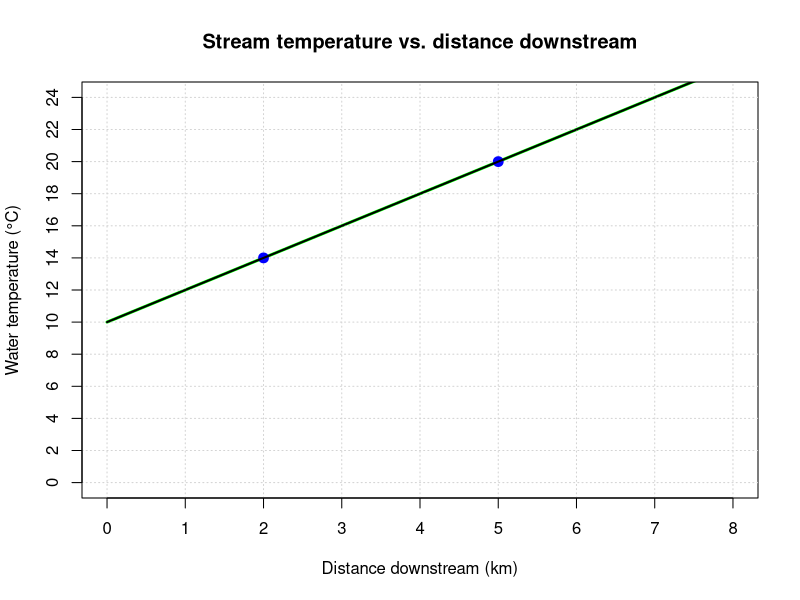
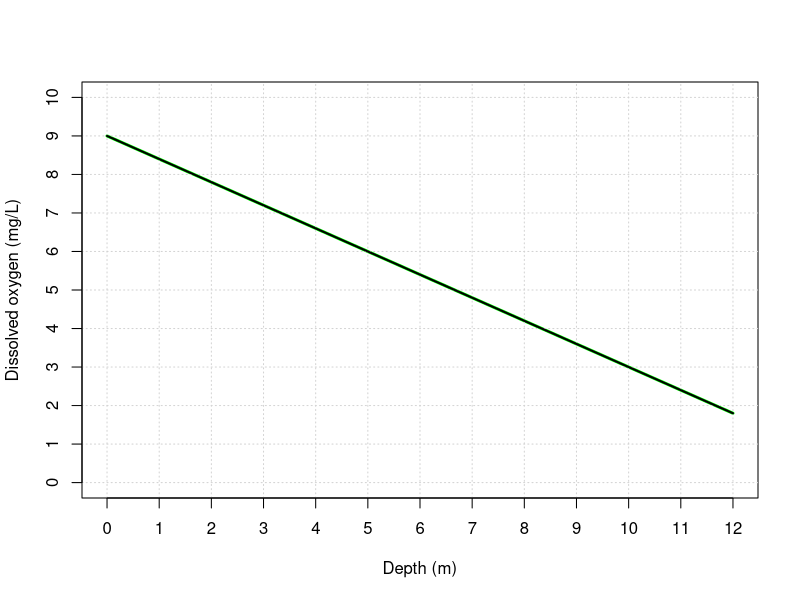
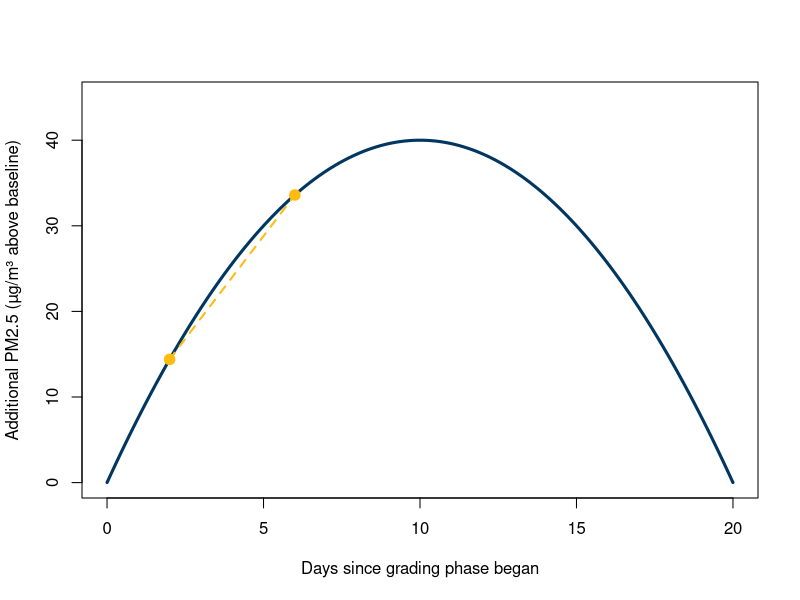
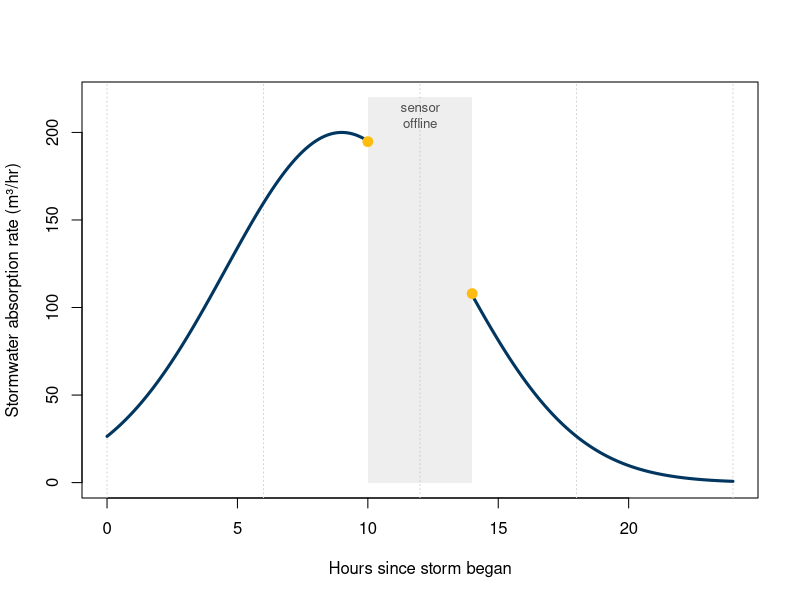

Generate these figures, in order, with R:
## ---- chunk 1
#| echo: false
#| fig-align: center
#| out-width: "70%"
x <- seq(0, 8, length.out = 100)
T <- 2*x + 10

plot(x, T, type = "l", lwd = 3, col = "green",
     xlim = c(0, 8), ylim = c(0, 24),
     xlab = "Distance downstream (km)", ylab = "Water temperature (°C)",
     main = "Stream temperature vs. distance downstream",
     xaxt = "n", yaxt = "n")
abline(h = seq(0, 24, by = 2), col = "lightgray", lty = "dotted")
abline(v = seq(0, 8, by = 1), col = "lightgray", lty = "dotted")
axis(1, at = seq(0, 8, by = 1))
axis(2, at = seq(0, 24, by = 2))
points(c(2,5), c(14,20), pch = 19, cex = 1.3, col = "blue")
lines(x, T, lwd = 2)
## ---- chunk 2
#| echo: false
#| fig-align: center
#| out-width: "70%"
depth <- seq(0, 12, length.out = 100)
DO <- -0.6*depth + 9

plot(depth, DO, type = "l", lwd = 3, col = "green",
     xlim = c(0, 12), ylim = c(0, 10),
     xlab = "Depth (m)", ylab = "Dissolved oxygen (mg/L)",
     xaxt = "n", yaxt = "n")
abline(h = seq(0, 10, by = 1), col = "lightgray", lty = "dotted")
abline(v = seq(0, 12, by = 1), col = "lightgray", lty = "dotted")
axis(1, at = seq(0, 12, by = 1))
axis(2, at = seq(0, 10, by = 1))
lines(depth, DO, lwd = 2)
## ---- chunk 3
#| echo: false
#| fig-align: center
#| out-width: "95%"
t <- seq(0, 20, length.out = 200)
P <- 8*t - 0.4*t^2

plot(t, P, type = "l", lwd = 3, col = "#003660",
     xlim = c(0, 20), ylim = c(0, 45),
     xlab = "Days since grading phase began", ylab = "Additional PM2.5 (µg/m³ above baseline)")
points(c(2,6), c(8*2-0.4*2^2, 8*6-0.4*6^2), pch = 19, cex = 1.4, col = "#FEBC11")
segments(2, 8*2-0.4*2^2, 6, 8*6-0.4*6^2, col = "#FEBC11", lwd = 2, lty = 2)
## ---- chunk 4
#| echo: false
#| fig-align: center
#| out-width: "70%"
t <- seq(0, 24, length.out = 300)
rate <- 200 * exp(-((t-9)^2)/40)

before <- t <= 10
after  <- t >= 14

plot(NA, xlim = c(0,24), ylim = c(0,220),
     xlab = "Hours since storm began", ylab = "Stormwater absorption rate (m³/hr)")
abline(v = seq(0,24, by = 6), col = "lightgray", lty = "dotted")

rect(10, 0, 14, 220, col = adjustcolor("gray", alpha.f = 0.25), border = NA)
text(12, 210, "sensor\noffline", cex = 0.8, col = "gray30")

lines(t[before], rate[before], lwd = 3, col = "#003660")
lines(t[after], rate[after], lwd = 3, col = "#003660")
points(10, rate[which.min(abs(t-10))], pch = 19, col = "#FEBC11", cex = 1.3)
points(14, rate[which.min(abs(t-14))], pch = 19, col = "#FEBC11", cex = 1.3)
